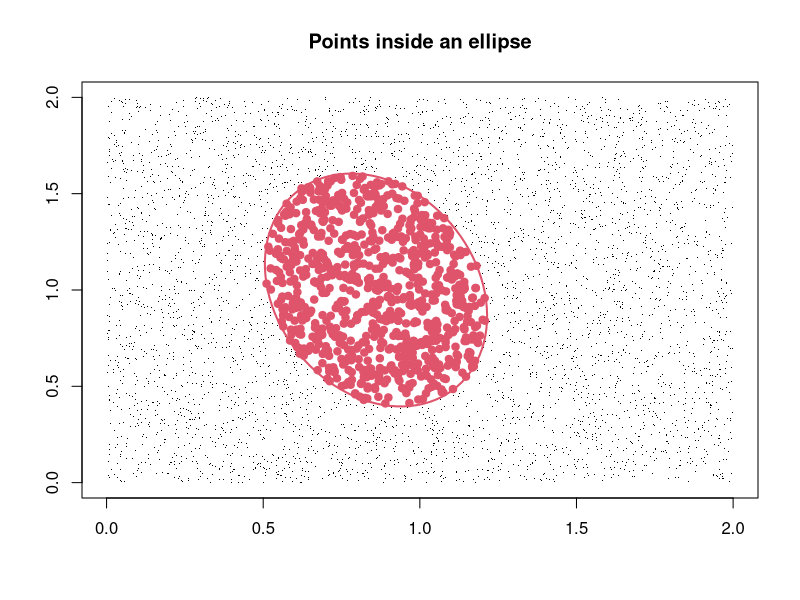
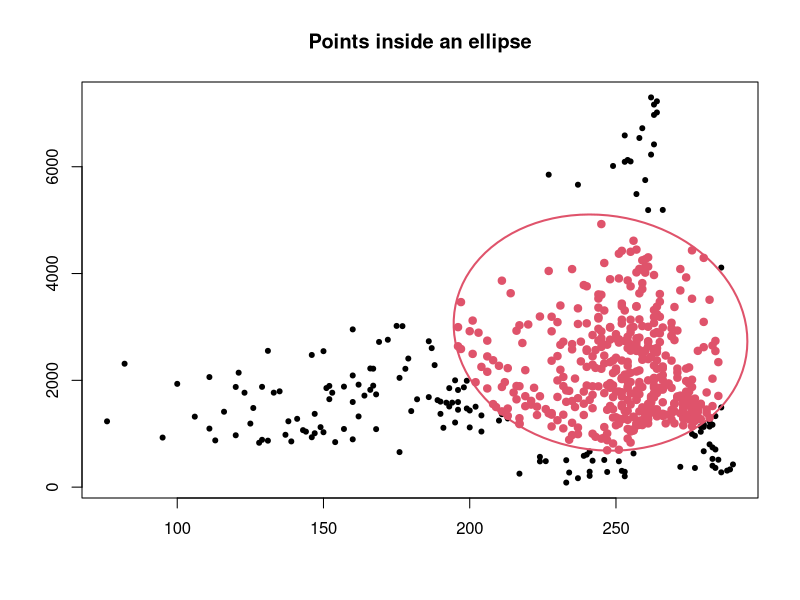
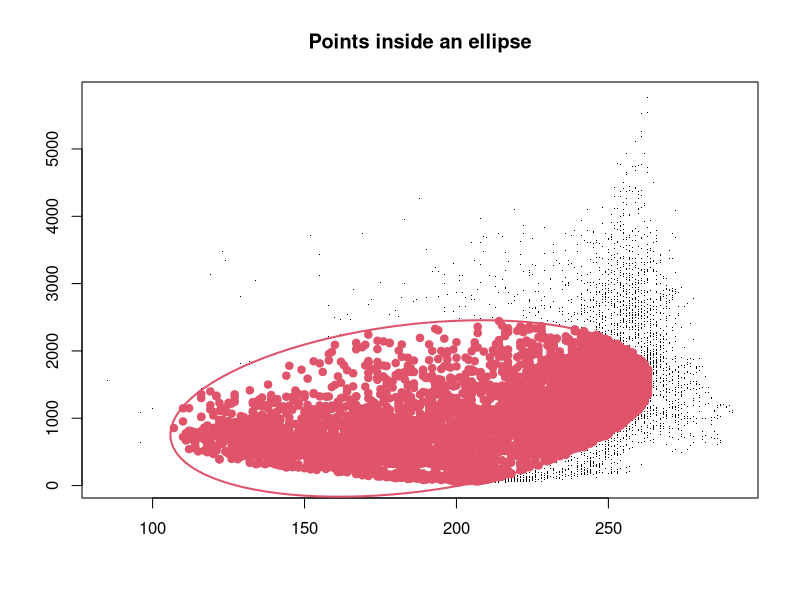

Reproduce these figures in R, in order.
# May, 2017
# Laura Jimenez

# Function that determines which points from a given matrix are inside
# an ellipse -------

## Parameters ----------
## cloud == matrix that contains the coordinates of the points to evaluate
## centroid == vector with the coordinates of the centroid of the ellipse
## sigma == covariance matrix that defines de ellipse
## alpha == confidence level

el.in <- function(cloud,centroid,sigma,alpha){
  # step 1: calculate de Mahalanobis distance
  maha <- mahalanobis(x=cloud,center=centroid,cov=sigma)
  # step 2: a point is inside the confidence region (1-alpha=confidence%) if
  # the distance divided by the quantile of a Chi-square variable with k d.f. is less than 1
  chi.q <- qchisq(alpha,ncol(cloud))
  check <- (maha/chi.q) <= 1
  cloud <- cbind(rep(1,nrow(cloud))*check,cloud)
    return(as.matrix(cloud))
}

# Example ------------------

mu <- c(0.86,1)
sigma <- matrix(c(0.021,-0.008,-0.008,0.061),ncol=2,byrow=T)
# Define the matrix of points
cloud <- cbind(runif(5000,0,2),runif(5000,0,2))
# Use the function to determine which points from the matrix are inside the ellipse
check <- el.in(cloud,mu,sigma,0.95)
# Plot the points, ellipse and use different colors for the points inside/outside the ellipse
x11()
plot(check[,2],check[,3],pch=".",xlab="",ylab="",main="Points inside an ellipse")     
el <- ellipse::ellipse(x=sigma,centre = mu,level=0.95)
lines(el,col=2,lwd=2)
points(subset(check,check[,1]==1)[,2:3],pch=19,col=2)


# Example 2 ----------------
occ <- read.csv ("./Threnetes_ruckeri_occ_bios.csv",header=T)[,-(1:2)]

# mu calculates the means of the columns that contain the occurrences
mu <- colMeans(occ)
# Sigma calculates the covariance of the occurrences
Sigma <- cov(occ)
# Define the matrix of points
cloud <- read.csv("./Threnetes_ruckeri_M_bios.csv",header=T)[,-(1:2)]

check <- el.in(cloud,mu,Sigma,0.95)

x11()
plot(check[,2],check[,3],pch=20,xlab="",ylab="",main="Points inside an ellipse")     
el <- ellipse::ellipse(x=Sigma,centre = mu,level=0.95)
lines(el,col=2,lwd=2)
points(subset(check,check[,1]==1)[,2:3],pch=19,col=2)


# example 3 ----------------

occ <- read.csv ("./Catasticta_nimbice_bios.csv",header=T)[,-(1:2)]

# mu calculates the means of the columns that contain the occurrneces
mu <- colMeans(occ)
# Sigma calculates the covariance of the occurrences
Sigma <- cov(occ)
# Define the matrix of points
cloud <- read.csv("./Catasticta_nimbice_M_bios.csv",header=T)[,-(1:2)]

check <- el.in(cloud,mu,Sigma,0.95)

x11()
plot(check[,2],check[,3],pch=".",xlab="",ylab="",main="Points inside an ellipse")     
el <- ellipse::ellipse(x=Sigma,centre = mu,level=0.95)
lines(el,col=2,lwd=2)
points(subset(check,check[,1]==1)[,2:3],pch=19,col=2)
